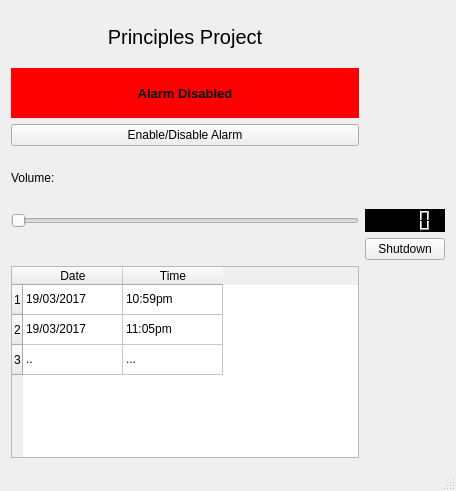
<?xml version="1.0" encoding="UTF-8"?>
<ui version="4.0">
 <class>MainWindow</class>
 <widget class="QMainWindow" name="MainWindow">
  <property name="geometry">
   <rect>
    <x>0</x>
    <y>0</y>
    <width>456</width>
    <height>491</height>
   </rect>
  </property>
  <property name="windowTitle">
   <string>MainWindow</string>
  </property>
  <property name="styleSheet">
   <string notr="true"/>
  </property>
  <widget class="QWidget" name="centralWidget">
   <layout class="QGridLayout" name="gridLayout">
    <item row="0" column="0">
     <widget class="QLabel" name="label">
      <property name="styleSheet">
       <string notr="true">font-size:20px;
</string>
      </property>
      <property name="text">
       <string>Principles Project</string>
      </property>
      <property name="alignment">
       <set>Qt::AlignCenter</set>
      </property>
     </widget>
    </item>
    <item row="1" column="0">
     <widget class="QLabel" name="stateLabel">
      <property name="font">
       <font>
        <pointsize>10</pointsize>
        <weight>75</weight>
        <bold>true</bold>
       </font>
      </property>
      <property name="styleSheet">
       <string notr="true">background:red;
</string>
      </property>
      <property name="text">
       <string>Alarm Disabled</string>
      </property>
      <property name="alignment">
       <set>Qt::AlignCenter</set>
      </property>
     </widget>
    </item>
    <item row="2" column="0">
     <widget class="QPushButton" name="pushButton_2">
      <property name="styleSheet">
       <string notr="true"/>
      </property>
      <property name="text">
       <string>Enable/Disable Alarm</string>
      </property>
     </widget>
    </item>
    <item row="3" column="0">
     <widget class="QLabel" name="label_2">
      <property name="text">
       <string>Volume:</string>
      </property>
     </widget>
    </item>
    <item row="4" column="0">
     <widget class="QSlider" name="volSlider">
      <property name="orientation">
       <enum>Qt::Horizontal</enum>
      </property>
     </widget>
    </item>
    <item row="4" column="1">
     <widget class="QLCDNumber" name="lcdNumber">
      <property name="styleSheet">
       <string notr="true">background:black;</string>
      </property>
     </widget>
    </item>
    <item row="5" column="1">
     <widget class="QPushButton" name="pushButton">
      <property name="text">
       <string>Shutdown</string>
      </property>
     </widget>
    </item>
    <item row="6" column="0">
     <widget class="QTableWidget" name="tableWidget">
      <property name="sizePolicy">
       <sizepolicy hsizetype="Preferred" vsizetype="Preferred">
        <horstretch>0</horstretch>
        <verstretch>0</verstretch>
       </sizepolicy>
      </property>
      <row>
       <property name="text">
        <string>1</string>
       </property>
      </row>
      <row>
       <property name="text">
        <string>2</string>
       </property>
      </row>
      <row>
       <property name="text">
        <string>3</string>
       </property>
      </row>
      <column>
       <property name="text">
        <string>Date</string>
       </property>
      </column>
      <column>
       <property name="text">
        <string>Time</string>
       </property>
      </column>
      <item row="0" column="0">
       <property name="text">
        <string>19/03/2017</string>
       </property>
      </item>
      <item row="0" column="1">
       <property name="text">
        <string>10:59pm</string>
       </property>
      </item>
      <item row="1" column="0">
       <property name="text">
        <string>19/03/2017</string>
       </property>
      </item>
      <item row="1" column="1">
       <property name="text">
        <string>11:05pm</string>
       </property>
      </item>
      <item row="2" column="0">
       <property name="text">
        <string>..</string>
       </property>
      </item>
      <item row="2" column="1">
       <property name="text">
        <string>...</string>
       </property>
      </item>
     </widget>
    </item>
   </layout>
  </widget>
  <widget class="QStatusBar" name="statusBar"/>
 </widget>
 <layoutdefault spacing="6" margin="11"/>
 <resources/>
 <connections/>
</ui>
